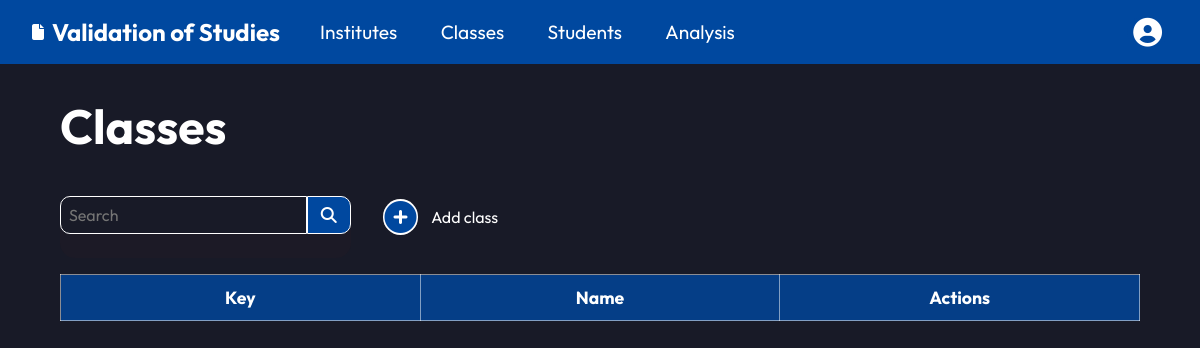
Before: /classes/ (signed in) with the older database file.
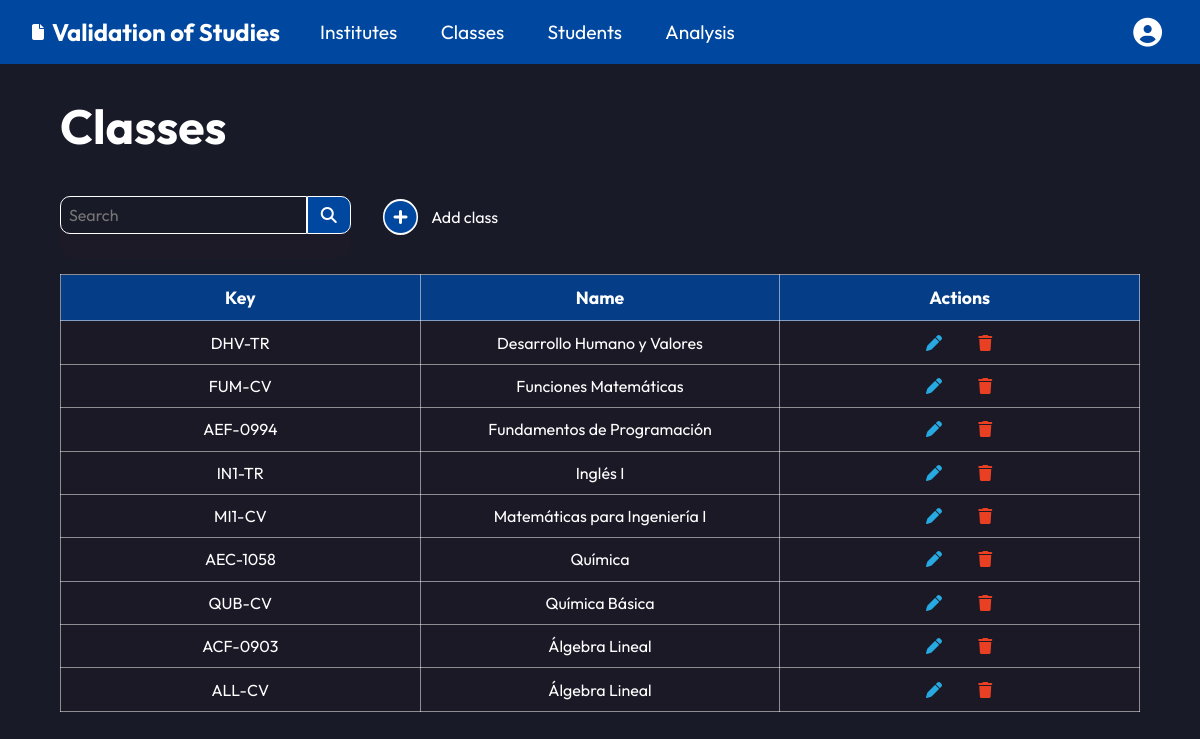
After: the same page with the newer database file.
### institutes/models.py (models this page shows, shortened)
class Subject(models.Model):
  career = models.ManyToManyField(Career)
  key = models.CharField(max_length=128)
  name = models.CharField(max_length=128)

### subjects/views.py (the view)
# urls.py: path("", views.SubjectListView.as_view(), name="classes"),
class SubjectListView(LoginRequiredMixin, ListView):
  template_name = "subjects/classes.html"
  model = Subject
  def get_context_data(self, **kwargs):
    context = super().get_context_data(**kwargs)
    context["subject_list"] = (
      Subject.objects
      .order_by("name")
    )
    return context

### templates/subjects/classes.html (shortened to what this page needs)
{% extends 'base.html' %}
{% block content %}
<h2 class="main-title">Classes</h2>
<div class="institutes-header">
  <form action="" class="search-container search-small">
    <input type="search" name="" id="" placeholder="Search">
    <button type="submit"><i class="fa-solid fa-magnifying-glass"></i></button>
  </form>
  <a href="{% url 'new-class' %}"><i class="fa-solid fa-circle-plus"></i> Add class</a>
</div>
<div>
  <table>
    <tr>
      <th>Key</th>
      <th>Name</th>
      <th>Actions</th>
    </tr>
    {% for subject in subject_list %}
    <tr>
      <td>{{ subject.key }}</td>
      <td>{{ subject.name }}</td>
      <td class="actions">
        <div><a href="{% url 'edit-class' subject.id %}"><i class="fa-solid fa-pen edit"></i></a></div>
        <div><a href="{% url 'delete-class' subject.id %}"><i class="fa-solid fa-trash delete"></i></a></div>
      </td>
    </tr>
    {% endfor %}
  </table>
</div>
{% endblock content %}

Changed rows visible on the page:
added Subject: key "DHV-TR", name "Desarrollo Humano y Valores"
added Subject: key "FUM-CV", name "Funciones Matemáticas"
added Subject: key "AEF-0994", name "Fundamentos de Programación"
added Subject: key "IN1-TR", name "Inglés I"
added Subject: key "MI1-CV", name "Matemáticas para Ingeniería I"
added Subject: key "AEC-1058", name "Química"
added Subject: key "QUB-CV", name "Química Básica"
added Subject: key "ACF-0903", name "Álgebra Lineal"
added Subject: key "ALL-CV", name "Álgebra Lineal"
